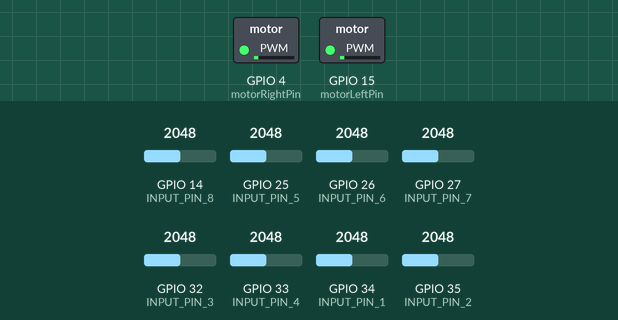
Simulated run of this sketch. Board: ESP32. On the bench: switched loads named in the sketch (green lamp = pin HIGH). The test bench sets the inputs (shaded band); at power-on: GPIO 14 (INPUT_PIN_8) = 2048, GPIO 32 (INPUT_PIN_3) = 2048, GPIO 34 (INPUT_PIN_1) = 2048, GPIO 25 (INPUT_PIN_5) = 2048, GPIO 26 (INPUT_PIN_6) = 2048, GPIO 27 (INPUT_PIN_7) = 2048, GPIO 33 (INPUT_PIN_4) = 2048, GPIO 35 (INPUT_PIN_2) = 2048. What the sketch prints to the serial monitor is not drawn.

Above: at 4.2 s.
4.3 s: GPIO 14 (INPUT_PIN_8) set to 2092
At 5.5 s:
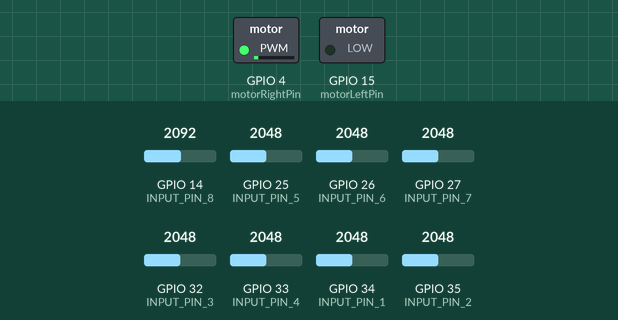
5.8 s: GPIO 32 (INPUT_PIN_3) set to 2906
At 6.7 s:
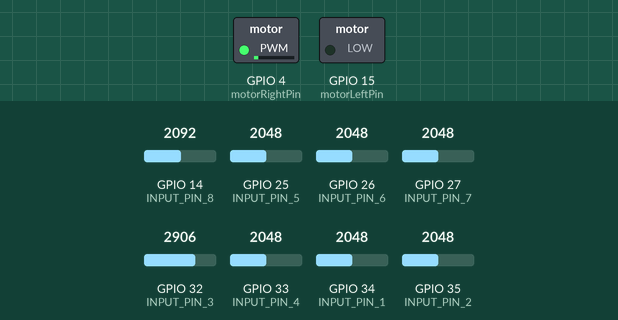
7.3 s: GPIO 32 (INPUT_PIN_3) set to 2969
At 8.3 s:
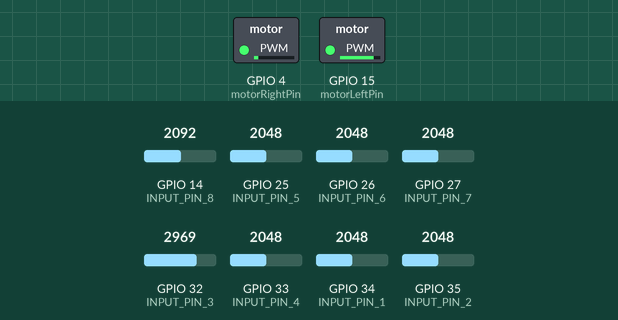
9.1 s: GPIO 32 (INPUT_PIN_3) set to 2866
Timing chart, 0 to 10.4 s (numbered marks = the images above; inputs shaded):
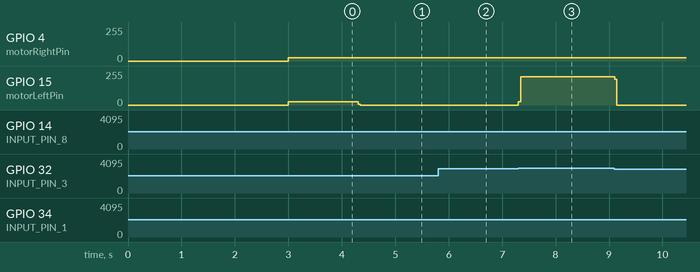

The sketch:

Algo_Basic.ino
```cpp
/*
    Algorithm:
        - The robot will move straight if both center sensors detect the line.
        - The robot will turn left if the left sensors detect the line.
        - The robot will turn right if the right sensors detect the line.
        - The robot will stop if all sensors do not detect the line.
    How to caculate the threshold value:
        - The threshold value is the average value of the ADC readings when the sensor detects the line.
        - The threshold value is used to compare with the current ADC readings to determine if the sensor detects the line.
    Note:
        - The threshold values are set based on the environment and the line color.
        - The base speed and the adjustment factor are set based on the robot's performance.
        - The robot may need to adjust the threshold values, the base speed, and the adjustment factor to follow the line correctly.
*/
#define LDR_COUNT 8 // Số lượng cảm biến LDR

// Định nghĩa chân GPIO cho các cảm biến LDR
#define INPUT_PIN_1 34
#define INPUT_PIN_2 35
#define INPUT_PIN_3 32
#define INPUT_PIN_4 33
#define INPUT_PIN_5 25
#define INPUT_PIN_6 26
#define INPUT_PIN_7 27
#define INPUT_PIN_8 14

// Định nghĩa chân GPIO cho động cơ
const int motorLeftPin = 15;  // GPIO 15 cho động cơ trái
const int motorRightPin = 4;   // GPIO 4 cho động cơ phải

// Cài đặt cho PWM
const int pwmFreq = 5000;       // Tần số PWM (Hz)
const int pwmResolution = 8;    // Độ phân giải PWM (bit)
// Ngưỡng nhận line cho mỗi LDR
// Nền nhà nâu
int thresholds[LDR_COUNT] = {2940, 2940, 2940, 2026, 2653, 2853,  2880, 2050};
//Nền Trắng
//int thresholds[LDR_COUNT] ={1950,2010,2088,1223,1370,1500,1586,2018,1250}:
// Tốc độ cơ bản
int base_speed = 80;

// Hệ số điều chỉnh tốc độ
int max_a = 40; // Hệ số "a" lớn nhất

// Mảng GPIO cảm biến
int vt_adc[] = {INPUT_PIN_1, INPUT_PIN_2, INPUT_PIN_3, INPUT_PIN_4,
                INPUT_PIN_5, INPUT_PIN_6, INPUT_PIN_7, INPUT_PIN_8};

void setup() {
    Serial.begin(115200);

    // Cài đặt GPIO cho các cảm biến
    for (int i = 0; i < LDR_COUNT; i++) {
        pinMode(vt_adc[i], INPUT);
    }
    // Cài đặt PWM cho động cơ
    ledcAttach(motorLeftPin, pwmFreq, pwmResolution);
    ledcAttach(motorRightPin, pwmFreq, pwmResolution);
    delay(3000);
    Serial.println("He thong san sang.");
}

void van_toc(int speed_motor1, int speed_motor2) {
    // Hàm điều khiển tốc độ động cơ
    ledcWrite(motorLeftPin, constrain(speed_motor1, 0, 255));
    ledcWrite(motorRightPin, constrain(speed_motor2, 0, 255));
}

void kiem_tra_line() {
    int sensorState[LDR_COUNT];
    int ldr_values[LDR_COUNT];

    // Đọc giá trị từ các cảm biến LDR
    for (int i = 0; i < LDR_COUNT; i++) {
        ldr_values[i] = analogRead(vt_adc[i]);
        sensorState[i] = (ldr_values[i] > thresholds[i]) ? 1 : 0; // 1: có line, 0: không có line
    }
    // Logic điều khiển xe
    if (sensorState[3] == 1 || sensorState[4] == 1) {
        // Cả hai cảm biến trung tâm (LDR 4 và LDR 5) đều có line -> đi thẳng
        van_toc(base_speed/3, base_speed/3);
    }
    if (sensorState[7] || sensorState[6] || sensorState[5]) {
      van_toc(5,255);
        // Line nằm ở bên trái
        int a = 0; // Hệ số tăng tốc
        int slow_down = 0; // Hệ số giảm tốc

        if (sensorState[5]) {
          van_toc(5,255);
            a = max_a / 2;
            slow_down = base_speed / 3; // Giảm nhẹ bánh không rẽ
        } if (sensorState[6]) {
          van_toc(5,255);
            a = (3 * max_a) / 4;
            slow_down = base_speed / 2;
        } if (sensorState[7]) {
            a = 3*max_a;
            slow_down =  3*base_speed / 4; // Giảm nhiều hơn để hỗ trợ rẽ gấp
            van_toc(5, 255);

        }
        van_toc(base_speed - (a/2) - slow_down, 2*base_speed + 3*a); // Quay trái
    }
    if (sensorState[0] || sensorState[1] || sensorState[2]) {
      van_toc(255,5);
        // Line nằm ở bên phải
        int a = 0; // Hệ số tăng tốc
        int slow_down = 0; // Hệ số giảm tốc

        if (sensorState[2]) {
            a = max_a / 2;
            slow_down = base_speed / 3; // Giảm nhẹ bánh không rẽ
            van_toc(255,5);
        } if (sensorState[1]) {
            a = (3 * max_a) / 4;
            slow_down = base_speed / 2;
            van_toc(255,5);
        } if (sensorState[0]) {
            a = 3*max_a;
            slow_down = 3*base_speed / 4; // Giảm nhiều hơn để hỗ trợ rẽ gấp
            van_toc(255, 5);
        }
        van_toc(2*base_speed + 3*a, base_speed - (a/2) - slow_down); // Quay phải

     }
       bool stop;
      for (int i = 0; i < LDR_COUNT; i++) {
      // Nếu giá trị ADC của LDR vượt qua ngưỡng, tức LDR state = 1
      if (sensorState[i]==1) {
        stop = false;
        break;  // Thoát vòng lặp ngay khi phát hiện có ít nhất 1 LDR state = 1
      }
      else stop = true;
    }

     if(stop){
      van_toc(0,0);
     }
}

void loop() {
    kiem_tra_line(); // Kiểm tra và điều chỉnh theo line
    delay(1);       // Tần số kiểm tra line
}
```

Measured:
- the behaviour switches between 2940 and 2941 on GPIO 32 (INPUT_PIN_3) (found by bisection; images 2 and 3)
- after the input at 4.3 s, GPIO 15 (motorLeftPin): 26/255 → 0/255 at once
- after the input at 5.8 s, GPIO 4 (motorRightPin): stays 26/255 (without the input it goes to 255/255 after 1.2 s)
- after the input at 7.3 s, GPIO 4 (motorRightPin): stays 26/255 (without the input it goes to 255/255 after 1.2 s); GPIO 15 (motorLeftPin): 0/255 → 213/255 at once
